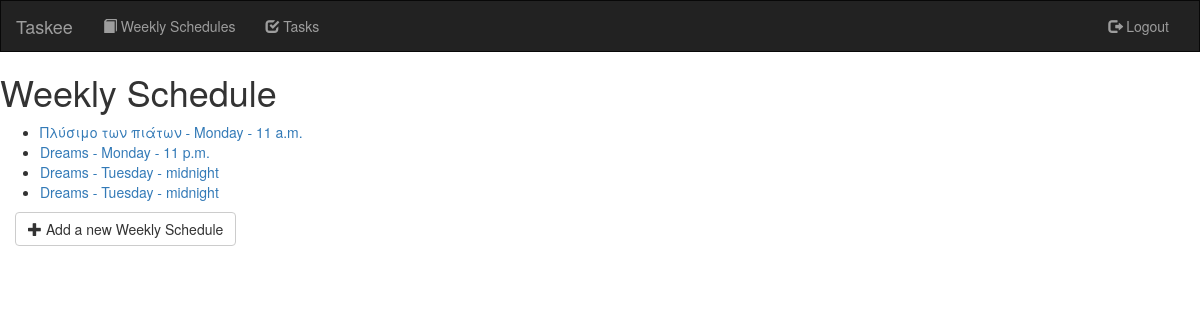
Page /weeklySchedule/ (signed in) on the earlier database version.
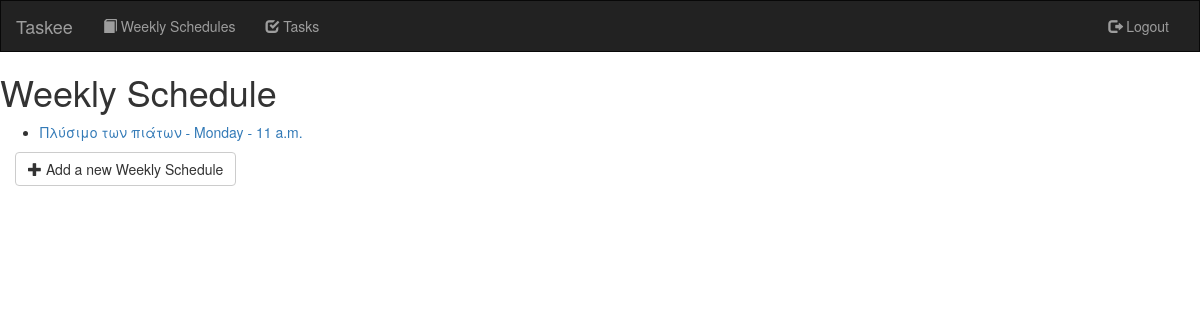
Same page on the later database version.
### taskmanager/models.py (models this page shows, shortened)
class WeeklySchedule(models.Model):
    user = models.ForeignKey(User, on_delete=models.CASCADE)
    task = models.ForeignKey(Task, on_delete=models.CASCADE, default=1)
    instanceId = models.IntegerField(default=1)
    day = models.ForeignKey(Day, on_delete=models.CASCADE, default=1)
    startingTime = models.TimeField()
    duration = models.TimeField()
    canMove = models.BooleanField(default=False)
    valid = models.BooleanField(default=False)

class Task(models.Model):
    user = models.ForeignKey(User, on_delete=models.CASCADE)
    name = models.CharField(max_length=250)
    type = models.ForeignKey(TaskType, on_delete=models.CASCADE, default=1)
    place = models.CharField(max_length=250)
    notes = models.CharField(max_length=1000)

class Day(models.Model):
    name = models.CharField(max_length=9)
    def __str__(self): return self.name

### taskmanager/views.py (the view)
# urls.py: url(r'^weeklySchedule/$', views.WeeklyScheduleView.as_view(), name='weeklyScheduleView'),
class WeeklyScheduleView(LoginRequiredMixin, generic.ListView):
    template_name = 'taskmanager/weeklyScheduleView.html'
    context_object_name = 'weeklySchedule_list'
    login_url = '/login/'
    def get_queryset(self):
        return WeeklySchedule.objects.filter(user=self.request.user).order_by('day', 'startingTime')

### templates/taskmanager/weeklyScheduleView.html (shortened to what this page needs)
{% extends 'base.html' %}
{% block body %}
    <h1>Weekly Schedule</h1>
    <ul>
        {% for weeklySchedule in weeklySchedule_list %}
            <li><a href="{% url 'taskmanager:weeklyScheduleDetails' weeklySchedule.id %}">{{ weeklySchedule.task.name }}
                - {{ weeklySchedule.day }} - {{ weeklySchedule.startingTime }}</a></li>
        {% endfor %}
    </ul>
    <div class="form-group">
        <div class="col-lg-4">
            <a href="{% url 'taskmanager:weeklySchedule-add' %}">
                <button type="submit" class="btn btn-default"><span class="glyphicon glyphicon-plus"></span> Add a new
                    Weekly Schedule
                </button>
            </a>
        </div>
    </div>
{% endblock %}

Differences in the rows shown:
removed WeeklySchedule: task.name "Dreams", day "Monday", startingTime "11 p.m."
removed WeeklySchedule: task.name "Dreams", day "Tuesday", startingTime "midnight"
removed WeeklySchedule: task.name "Dreams", day "Tuesday", startingTime "midnight"
